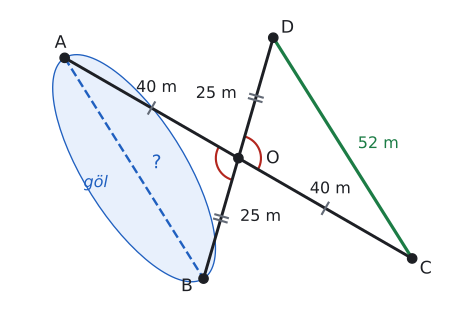

Python code for this plot:
import sys; sys.path.insert(0, "tools")
from cizim import *

def centik(ax, P, Q, n=1, renk=SOLUK, L=0.13, ara=0.09):
    """[PQ] kenarının ortasına n çentik (eş kenar işareti)."""
    P, Q = np.asarray(P, float), np.asarray(Q, float)
    u = (Q - P) / np.linalg.norm(Q - P); v = np.array([-u[1], u[0]]); M = (P + Q) / 2
    for k in range(n):
        c = M + (k - (n - 1) / 2) * ara * u
        ax.plot(*zip(c - L * v, c + L * v), color=renk, lw=1.6)

def olc(K, P, Q):
    a, b = np.asarray(P) - K, np.asarray(Q) - K
    return round(float(np.degrees(np.arccos(np.dot(a, b) / np.linalg.norm(a) / np.linalg.norm(b)))), 3)

def uz(P, Q): return round(float(np.linalg.norm(np.asarray(P) - np.asarray(Q))), 3)

def dik(ax, K, P, Q, k=0.25, renk=YAZI):
    K = np.asarray(K, float)
    a = (np.asarray(P) - K) / np.linalg.norm(np.asarray(P) - K); b = (np.asarray(Q) - K) / np.linalg.norm(np.asarray(Q) - K)
    ax.plot(*zip(K + k * a, K + k * (a + b), K + k * b), color=renk, lw=1.3)

def yon(d): return np.array([np.cos(np.radians(d)), np.sin(np.radians(d))])

# K.A.K.: |AO| = |OC| = 40, |BO| = |OD| = 25, ters açılar eş, |CD| = 52 -> |AB| = 52.
t = np.degrees(np.arccos((40**2 + 25**2 - 52**2) / (2 * 40 * 25)))
Oo = np.array([0.0, 0.0]); s = 0.1  # 1 birim = 10 m
A = Oo + 4.0 * yon(150); C = Oo - 4.0 * yon(150)
B = Oo + 2.5 * yon(150 + t); D = Oo - 2.5 * yon(150 + t)
print("AOB", round(t, 2), "AB", uz(A, B) * 10, "CD", uz(C, D) * 10, "OAB", olc(A, Oo, B), "OCD", olc(C, Oo, D))

fig, ax = sekil(6, 4.2)
ax.set_aspect("equal"); ax.axis("off")
M = (A + B) / 2; aci_ = np.degrees(np.arctan2(*(B - A)[::-1]))
ax.add_patch(patches.Ellipse(M, uz(A, B), 2.0, angle=aci_, facecolor=MAVI_ACIK, edgecolor=MAVI, lw=1, zorder=0))
ax.text(*(M + 0.55 * yon(aci_ + 90) * -1 + np.array([-0.3, 0])), "göl", color=MAVI, ha="center", va="center", fontsize=12, style="italic")
ax.plot(*zip(A, C), color=YAZI); ax.plot(*zip(B, D), color=YAZI)
ax.plot(*zip(A, B), color=MAVI, ls="--", lw=1.8); ax.plot(*zip(C, D), color=YESIL, lw=2.4)
centik(ax, A, Oo, 1); centik(ax, Oo, C, 1); centik(ax, B, Oo, 2); centik(ax, Oo, D, 2)
aci(ax, Oo, A, B, r=0.45, renk=KIRMIZI); aci(ax, Oo, C, D, r=0.45, renk=KIRMIZI)
nokta(ax, *A, "A", dx=-0.2, dy=0.2); nokta(ax, *B, "B", dx=-0.45, dy=-0.25); nokta(ax, *C, "C", dx=0.15, dy=-0.3)
nokta(ax, *D, "D", dx=0.15, dy=0.1); nokta(ax, *Oo, "O", dx=0.55, dy=-0.1)
ax.text(*((A + Oo) / 2 + np.array([0.1, 0.32])), "40 m", ha="center", fontsize=12)
ax.text(*((C + Oo) / 2 + np.array([0.1, 0.3])), "40 m", ha="center", fontsize=12)
ax.text(*((B + Oo) / 2 + np.array([0.38, -0.05])), "25 m", ha="left", fontsize=12)
ax.text(*((D + Oo) / 2 + np.array([-0.38, 0.0])), "25 m", ha="right", fontsize=12)
ax.text(*((C + D) / 2 + np.array([0.3, 0.0])), "52 m", ha="left", color=YESIL, fontsize=12)
ax.text(*((A + B) / 2 + np.array([0.35, 0.0])), "?", ha="left", color=MAVI, fontsize=14)
ax.set_xlim(-4.6, 4.3); ax.set_ylim(-2.9, 3.0)
kaydet(fig, __file__)
